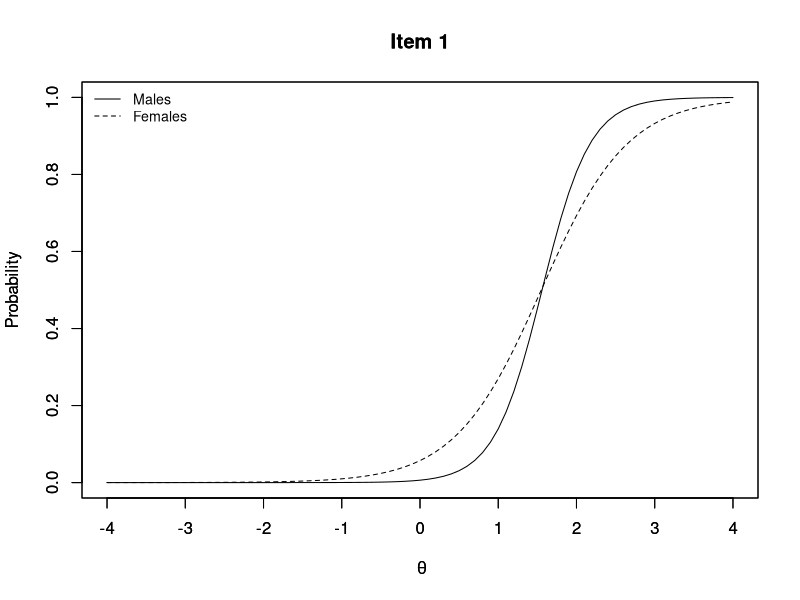
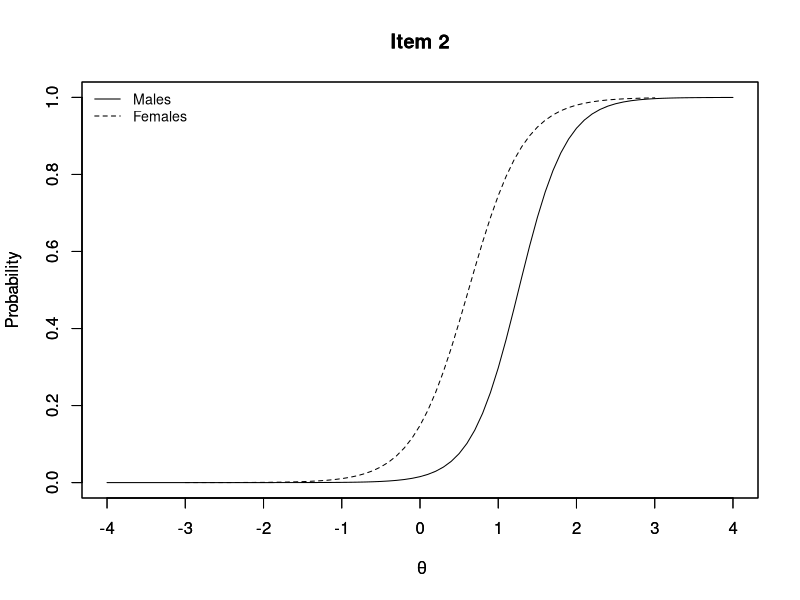
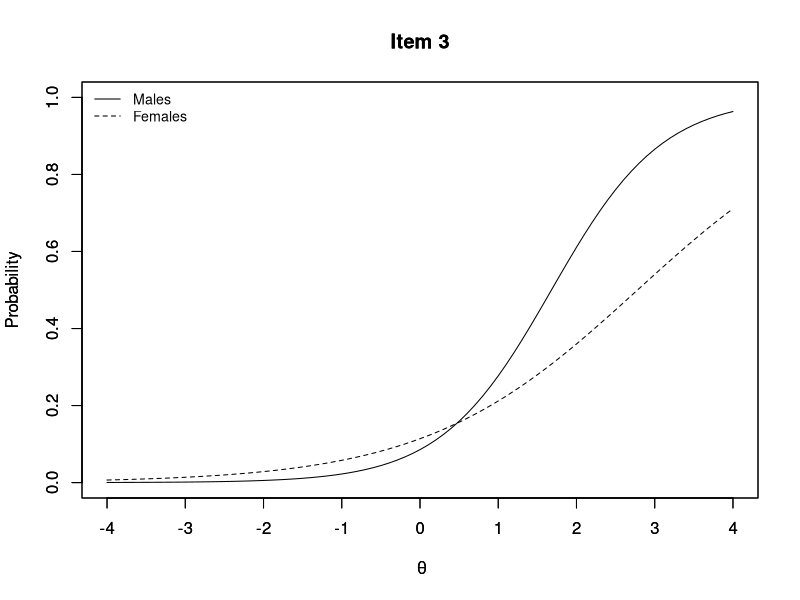
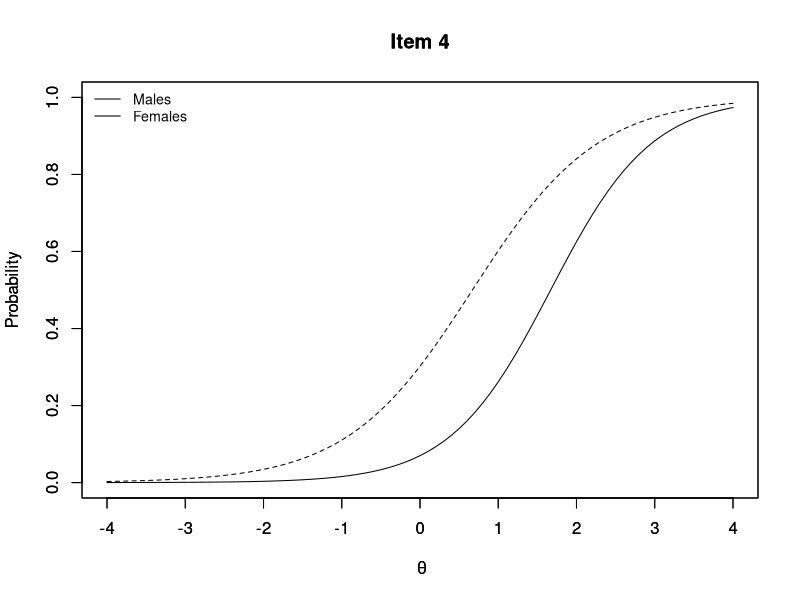
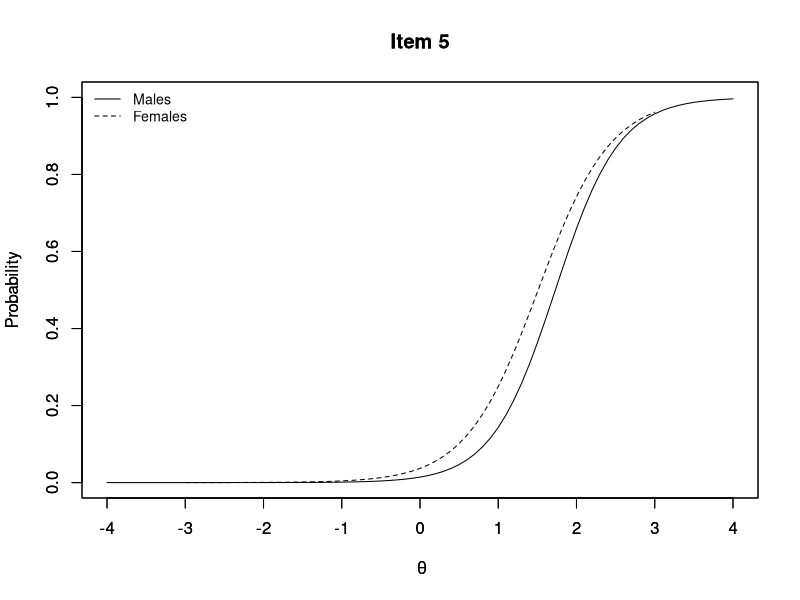

Generate these figures, in order, with R:
iccm1 <- function(b, a, c) {
  if (missing(c)) c <- 0
  if (missing(a)) a <- 1
  par(lab=c(7,5,3))
  theta <- seq(-4, 4, .1)
  P <- c + (1 - c) / (1 + exp(-a * (theta - b)))
  thetai <- b
  pthetai <- c + (1 - c) / (1 + exp(-a * (thetai - b)))
  plot(theta, P, type="l", xlim=c(-4,4), ylim=c(0,1), cex.lab = 1.0,
       xlab=~theta, ylab="Probability", main = "Item 1", lty=c(1), col = ("black"), lwd = 1)
}

iccf1 <- function(b, a, c) {
  if (missing(c)) c <- 0
  if (missing(a)) a <- 1
  par(lab=c(7,5,3))
  theta <- seq(-4, 4, .1)
  P <- c + (1 - c) / (1 + exp(-a * (theta - b)))
  thetai <- b
  pthetai <- c + (1 - c) / (1 + exp(-a * (thetai - b)))
  plot(theta, P, type="l", xlim=c(-4,4), ylim=c(0,1), cex.lab = 1.0,
       xlab=~theta, ylab="Probability", main = "Item 1", lty=c(2), col = c("black"), lwd = 1)
}

m1 <- iccm1(1.56, 3.25)
par(new = TRUE)
f1 <- iccf1(1.55, 1.81)
legend("topleft", c("Males", "Females"), lty=c(1, 2), lwd = 1, col=c("black", "black"), 
       bty="n", cex = .85)

iccm2 <- function(b, a, c) {
  if (missing(c)) c <- 0
  if (missing(a)) a <- 1
  par(lab=c(7,5,3))
  theta <- seq(-4, 4, .1)
  P <- c + (1 - c) / (1 + exp(-a * (theta - b)))
  thetai <- b
  pthetai <- c + (1 - c) / (1 + exp(-a * (thetai - b)))
  plot(theta, P, type="l", xlim=c(-4,4), ylim=c(0,1), cex.lab = 1.0, 
       xlab=~theta, ylab="Probability", main = "Item 2", lty=c(1), col = ("black"), lwd = 1)
}

iccf2 <- function(b, a, c) {
  if (missing(c)) c <- 0
  if (missing(a)) a <- 1
  par(lab=c(7,5,3))
  theta <- seq(-3, 3, .1)
  P <- c + (1 - c) / (1 + exp(-a * (theta - b)))
  thetai <- b
  pthetai <- c + (1 - c) / (1 + exp(-a * (thetai - b)))
  plot(theta, P, type="l", xlim=c(-4,4), ylim=c(0,1), cex.lab = 1.0,
       xlab=~theta, ylab="Probability", main = "Item 2", lty=c(2), col = c("black"), lwd = 1)
}

m2 <- iccm2(1.26, 3.30)
par(new = TRUE)
f2 <- iccf2(.62, 2.82)
legend("topleft", c("Males", "Females"), lty=c(1, 2), lwd = 1, col=c("black", "black"),
       bty="n", cex = .85)

iccm3 <- function(b, a, c) {
  if (missing(c)) c <- 0
  if (missing(a)) a <- 1
  par(lab=c(7,5,3))
  theta <- seq(-4, 4, .1)
  P <- c + (1 - c) / (1 + exp(-a * (theta - b)))
  thetai <- b
  pthetai <- c + (1 - c) / (1 + exp(-a * (thetai - b)))
  plot(theta, P, type="l", xlim=c(-4,4), ylim=c(0,1), cex.lab = 1.0,
       xlab=~theta, ylab="Probability", main = "Item 3", lty=c(1), col = ("black"), lwd = 1)
}

iccf3 <- function(b, a, c) {
  if (missing(c)) c <- 0
  if (missing(a)) a <- 1
  par(lab=c(7,5,3))
  theta <- seq(-4, 4, .1)
  P <- c + (1 - c) / (1 + exp(-a * (theta - b)))
  thetai <- b
  pthetai <- c + (1 - c) / (1 + exp(-a * (thetai - b)))
  plot(theta, P, type="l", xlim=c(-4,4), ylim=c(0,1), cex.lab = 1.0,
       xlab=~theta, ylab="Probability", main = "Item 3", lty=c(2), col = ("black"), lwd = 1)
}

m3 <- iccm3(1.68, 1.41)
par(new = TRUE)
f3 <- iccf3(2.78, .738)
legend("topleft", c("Males", "Females"), lty=c(1, 2), lwd = 1, col=c("black", "black"), 
       bty="n", cex = .85)

iccm4 <- function(b, a, c) {
  if (missing(c)) c <- 0
  if (missing(a)) a <- 1
  par(lab=c(7,5,3))
  theta <- seq(-4, 4, .1)
  P <- c + (1 - c) / (1 + exp(-a * (theta - b)))
  thetai <- b
  pthetai <- c + (1 - c) / (1 + exp(-a * (thetai - b)))
  plot(theta, P, type="l", xlim=c(-4,4), ylim=c(0,1), cex.lab = 1.0,
       xlab=~theta, ylab="Probability", main = "Item 4", lty=c(1), col = ("black"), 
       lwd = 1)
}

iccf4 <- function(b, a, c) {
  if (missing(c)) c <- 0
  if (missing(a)) a <- 1
  par(lab=c(7,5,3))
  theta <- seq(-4, 4, .1)
  P <- c + (1 - c) / (1 + exp(-a * (theta - b)))
  thetai <- b
  pthetai <- c + (1 - c) / (1 + exp(-a * (thetai - b)))
  plot(theta, P, type="l", xlim=c(-4,4), ylim=c(0,1), cex.lab = 1.0,
       xlab=~theta, ylab="Probability", main = "Item 4", lty=c(2), col = ("black"), 
       lwd = 1)
}

m4 <- iccm4(1.67, 1.55)
par(new = TRUE)
f4 <- iccf4(.67, 1.25)
legend("topleft", c("Males", "Females"), lty=c(1, 1), lwd = 1, col=c("black", "black"), 
       bty="n", cex = .85)

iccm5 <- function(b, a, c) {
  if (missing(c)) c <- 0
  if (missing(a)) a <- 1
  par(lab=c(7,5,3))
  theta <- seq(-4, 4, .1)
  P <- c + (1 - c) / (1 + exp(-a * (theta - b)))
  thetai <- b
  pthetai <- c + (1 - c) / (1 + exp(-a * (thetai - b)))
  plot(theta, P, type="l", xlim=c(-4,4), ylim=c(0,1), cex.lab = 1.0,
       xlab=~theta, ylab="Probability", main = "Item 5", lty=c(1), col = ("black"), 
       lwd = 1)
}

iccf5 <- function(b, a, c) {
  if (missing(c)) c <- 0
  if (missing(a)) a <- 1
  par(lab=c(7,5,3))
  theta <- seq(-3, 3, .1)
  P <- c + (1 - c) / (1 + exp(-a * (theta - b)))
  thetai <- b
  pthetai <- c + (1 - c) / (1 + exp(-a * (thetai - b)))
  plot(theta, P, type="l", xlim=c(-4,4), ylim=c(0,1), cex.lab = 1.0,
       xlab=~theta, ylab="Probability", main = "Item 5", lty=c(2), col = ("black"), 
       lwd = 1)
}


m5 <- iccm5(1.73, 2.45)
par(new = TRUE)
f5 <- iccf5(1.51, 2.16)
legend("topleft", c("Males", "Females"), lty=c(1, 2), lwd = 1, col=c("black", "black"), 
       bty="n", cex = .85)

